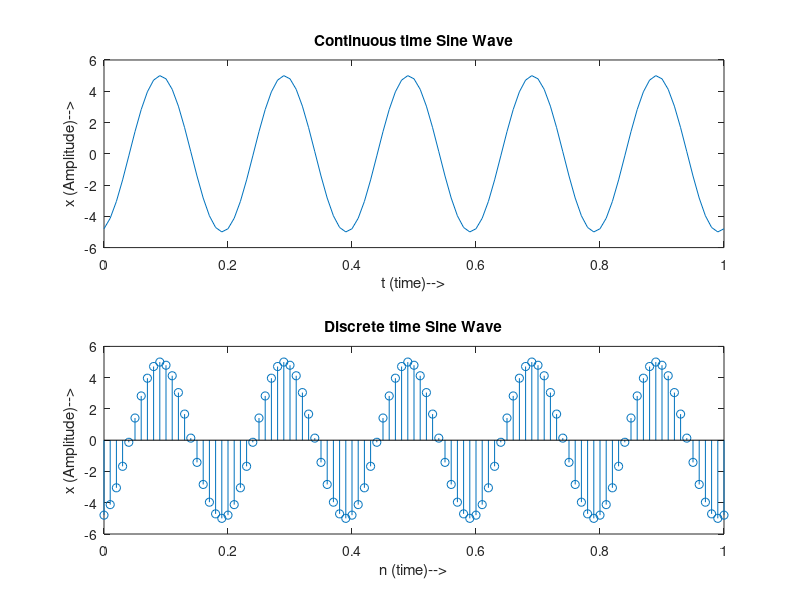

Here is the MATLAB script that generated this plot:
clc
clear all;

time = 0:0.01:1;

A = input('Enter Amplitude: ');
phase = input('Enter Phase: '); 
f = input('Enter frequency: '); 

x = A*sin(2*pi*f*time + phase);

subplot(2,1,1);
plot(time, x);
title('Continuous time Sine Wave');
xlabel('t (time)-->');
ylabel('x (Amplitude)-->');

subplot(2,1,2);
stem(time, x);
title('Discrete time Sine Wave');
xlabel('n (time)-->');
ylabel('x (Amplitude)-->');